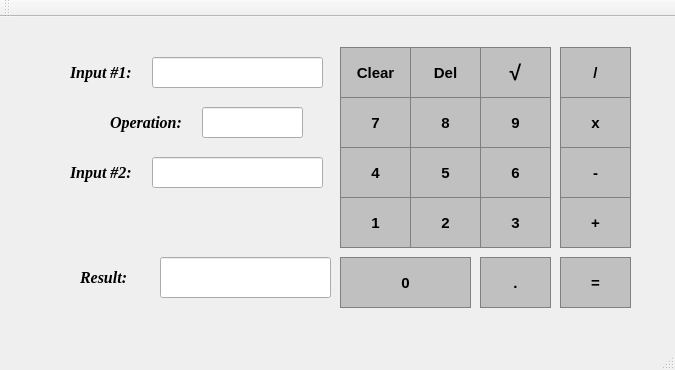
<?xml version="1.0" encoding="UTF-8"?>
<ui version="4.0">
 <class>Calculator</class>
 <widget class="QMainWindow" name="Calculator">
  <property name="geometry">
   <rect>
    <x>0</x>
    <y>0</y>
    <width>675</width>
    <height>370</height>
   </rect>
  </property>
  <property name="windowTitle">
   <string>Calculator</string>
  </property>
  <widget class="QWidget" name="centralWidget">
   <widget class="QPushButton" name="button7">
    <property name="geometry">
     <rect>
      <x>340</x>
      <y>80</y>
      <width>71</width>
      <height>51</height>
     </rect>
    </property>
    <property name="font">
     <font>
      <family>Arial</family>
      <pointsize>11</pointsize>
      <weight>75</weight>
      <bold>true</bold>
     </font>
    </property>
    <property name="autoFillBackground">
     <bool>false</bool>
    </property>
    <property name="styleSheet">
     <string notr="true">QPushButton {
	background-color: #C0C0C0;
	border: 1px solid gray;
	padding: px;
}

QPushButton:pressed {
	background-color: #808080;
	border: 1px solid gray;
	padding: px;
}

</string>
    </property>
    <property name="text">
     <string>7</string>
    </property>
    <property name="iconSize">
     <size>
      <width>20</width>
      <height>20</height>
     </size>
    </property>
    <property name="shortcut">
     <string>7</string>
    </property>
   </widget>
   <widget class="QPushButton" name="button8">
    <property name="geometry">
     <rect>
      <x>410</x>
      <y>80</y>
      <width>71</width>
      <height>51</height>
     </rect>
    </property>
    <property name="font">
     <font>
      <family>Arial</family>
      <pointsize>11</pointsize>
      <weight>75</weight>
      <bold>true</bold>
     </font>
    </property>
    <property name="autoFillBackground">
     <bool>false</bool>
    </property>
    <property name="styleSheet">
     <string notr="true">QPushButton {
	background-color: #C0C0C0;
	border: 1px solid gray;
	padding: px;
}

QPushButton:pressed {
	background-color: #808080;
	border: 1px solid gray;
	padding: px;
}

</string>
    </property>
    <property name="text">
     <string>8</string>
    </property>
    <property name="iconSize">
     <size>
      <width>20</width>
      <height>20</height>
     </size>
    </property>
    <property name="shortcut">
     <string>8</string>
    </property>
   </widget>
   <widget class="QPushButton" name="button6">
    <property name="geometry">
     <rect>
      <x>480</x>
      <y>130</y>
      <width>71</width>
      <height>51</height>
     </rect>
    </property>
    <property name="font">
     <font>
      <family>Arial</family>
      <pointsize>11</pointsize>
      <weight>75</weight>
      <bold>true</bold>
     </font>
    </property>
    <property name="autoFillBackground">
     <bool>false</bool>
    </property>
    <property name="styleSheet">
     <string notr="true">QPushButton {
	background-color: #C0C0C0;
	border: 1px solid gray;
	padding: px;
}

QPushButton:pressed {
	background-color: #808080;
	border: 1px solid gray;
	padding: px;
}

</string>
    </property>
    <property name="text">
     <string>6</string>
    </property>
    <property name="iconSize">
     <size>
      <width>20</width>
      <height>20</height>
     </size>
    </property>
    <property name="shortcut">
     <string>6</string>
    </property>
   </widget>
   <widget class="QPushButton" name="button3">
    <property name="geometry">
     <rect>
      <x>480</x>
      <y>180</y>
      <width>71</width>
      <height>51</height>
     </rect>
    </property>
    <property name="font">
     <font>
      <family>Arial</family>
      <pointsize>11</pointsize>
      <weight>75</weight>
      <bold>true</bold>
     </font>
    </property>
    <property name="autoFillBackground">
     <bool>false</bool>
    </property>
    <property name="styleSheet">
     <string notr="true">QPushButton {
	background-color: #C0C0C0;
	border: 1px solid gray;
	padding: px;
}

QPushButton:pressed {
	background-color: #808080;
	border: 1px solid gray;
	padding: px;
}

</string>
    </property>
    <property name="text">
     <string>3</string>
    </property>
    <property name="iconSize">
     <size>
      <width>20</width>
      <height>20</height>
     </size>
    </property>
    <property name="shortcut">
     <string>3</string>
    </property>
   </widget>
   <widget class="QLabel" name="label">
    <property name="geometry">
     <rect>
      <x>80</x>
      <y>240</y>
      <width>71</width>
      <height>41</height>
     </rect>
    </property>
    <property name="font">
     <font>
      <family>Times New Roman</family>
      <pointsize>12</pointsize>
      <weight>75</weight>
      <italic>true</italic>
      <bold>true</bold>
     </font>
    </property>
    <property name="text">
     <string>Result:</string>
    </property>
   </widget>
   <widget class="QLabel" name="label_2">
    <property name="geometry">
     <rect>
      <x>70</x>
      <y>140</y>
      <width>71</width>
      <height>31</height>
     </rect>
    </property>
    <property name="font">
     <font>
      <family>Times New Roman</family>
      <pointsize>12</pointsize>
      <weight>75</weight>
      <italic>true</italic>
      <bold>true</bold>
     </font>
    </property>
    <property name="text">
     <string>Input #2:</string>
    </property>
   </widget>
   <widget class="QPushButton" name="buttonEqual">
    <property name="geometry">
     <rect>
      <x>560</x>
      <y>240</y>
      <width>71</width>
      <height>51</height>
     </rect>
    </property>
    <property name="font">
     <font>
      <family>Arial</family>
      <pointsize>11</pointsize>
      <weight>75</weight>
      <bold>true</bold>
     </font>
    </property>
    <property name="autoFillBackground">
     <bool>false</bool>
    </property>
    <property name="styleSheet">
     <string notr="true">QPushButton {
	background-color: #C0C0C0;
	border: 1px solid gray;
	padding: px;
}

QPushButton:pressed {
	background-color: #808080;
	border: 1px solid gray;
	padding: px;
}

</string>
    </property>
    <property name="text">
     <string>=</string>
    </property>
    <property name="icon">
     <iconset theme="=">
      <normaloff>../../OneDrive/Pictures</normaloff>../../OneDrive/Pictures</iconset>
    </property>
    <property name="iconSize">
     <size>
      <width>20</width>
      <height>20</height>
     </size>
    </property>
    <property name="shortcut">
     <string>Enter</string>
    </property>
   </widget>
   <widget class="QLineEdit" name="result">
    <property name="geometry">
     <rect>
      <x>160</x>
      <y>240</y>
      <width>171</width>
      <height>41</height>
     </rect>
    </property>
    <property name="font">
     <font>
      <family>Times New Roman</family>
      <pointsize>14</pointsize>
      <weight>75</weight>
      <italic>false</italic>
      <bold>true</bold>
     </font>
    </property>
    <property name="layoutDirection">
     <enum>Qt::RightToLeft</enum>
    </property>
    <property name="autoFillBackground">
     <bool>false</bool>
    </property>
    <property name="text">
     <string/>
    </property>
    <property name="alignment">
     <set>Qt::AlignRight|Qt::AlignTrailing|Qt::AlignVCenter</set>
    </property>
    <property name="readOnly">
     <bool>true</bool>
    </property>
   </widget>
   <widget class="QPushButton" name="buttonSrt">
    <property name="geometry">
     <rect>
      <x>480</x>
      <y>30</y>
      <width>71</width>
      <height>51</height>
     </rect>
    </property>
    <property name="font">
     <font>
      <family>Arial</family>
      <pointsize>16</pointsize>
      <weight>75</weight>
      <bold>true</bold>
     </font>
    </property>
    <property name="autoFillBackground">
     <bool>false</bool>
    </property>
    <property name="styleSheet">
     <string notr="true">QPushButton {
	background-color: #C0C0C0;
	border: 1px solid gray;
	padding: px;
}

QPushButton:pressed {
	background-color: #808080;
	border: 1px solid gray;
	padding: px;
}

</string>
    </property>
    <property name="text">
     <string>√</string>
    </property>
    <property name="iconSize">
     <size>
      <width>20</width>
      <height>20</height>
     </size>
    </property>
   </widget>
   <widget class="QPushButton" name="button2">
    <property name="geometry">
     <rect>
      <x>410</x>
      <y>180</y>
      <width>71</width>
      <height>51</height>
     </rect>
    </property>
    <property name="font">
     <font>
      <family>Arial</family>
      <pointsize>11</pointsize>
      <weight>75</weight>
      <bold>true</bold>
     </font>
    </property>
    <property name="autoFillBackground">
     <bool>false</bool>
    </property>
    <property name="styleSheet">
     <string notr="true">QPushButton {
	background-color: #C0C0C0;
	border: 1px solid gray;
	padding: px;
}

QPushButton:pressed {
	background-color: #808080;
	border: 1px solid gray;
	padding: px;
}

</string>
    </property>
    <property name="text">
     <string>2</string>
    </property>
    <property name="iconSize">
     <size>
      <width>20</width>
      <height>20</height>
     </size>
    </property>
    <property name="shortcut">
     <string>2</string>
    </property>
   </widget>
   <widget class="QPushButton" name="buttonDiv">
    <property name="geometry">
     <rect>
      <x>560</x>
      <y>30</y>
      <width>71</width>
      <height>51</height>
     </rect>
    </property>
    <property name="font">
     <font>
      <family>Arial</family>
      <pointsize>11</pointsize>
      <weight>75</weight>
      <bold>true</bold>
     </font>
    </property>
    <property name="autoFillBackground">
     <bool>false</bool>
    </property>
    <property name="styleSheet">
     <string notr="true">QPushButton {
	background-color: #C0C0C0;
	border: 1px solid gray;
	padding: px;
}

QPushButton:pressed {
	background-color: #808080;
	border: 1px solid gray;
	padding: px;
}

</string>
    </property>
    <property name="text">
     <string>/</string>
    </property>
    <property name="iconSize">
     <size>
      <width>20</width>
      <height>20</height>
     </size>
    </property>
    <property name="shortcut">
     <string>/</string>
    </property>
    <property name="checkable">
     <bool>true</bool>
    </property>
   </widget>
   <widget class="QLabel" name="label_3">
    <property name="geometry">
     <rect>
      <x>70</x>
      <y>40</y>
      <width>71</width>
      <height>31</height>
     </rect>
    </property>
    <property name="font">
     <font>
      <family>Times New Roman</family>
      <pointsize>12</pointsize>
      <weight>75</weight>
      <italic>true</italic>
      <bold>true</bold>
     </font>
    </property>
    <property name="text">
     <string>Input #1:</string>
    </property>
   </widget>
   <widget class="QPushButton" name="button9">
    <property name="geometry">
     <rect>
      <x>480</x>
      <y>80</y>
      <width>71</width>
      <height>51</height>
     </rect>
    </property>
    <property name="font">
     <font>
      <family>Arial</family>
      <pointsize>11</pointsize>
      <weight>75</weight>
      <bold>true</bold>
     </font>
    </property>
    <property name="autoFillBackground">
     <bool>false</bool>
    </property>
    <property name="styleSheet">
     <string notr="true">QPushButton {
	background-color: #C0C0C0;
	border: 1px solid gray;
	padding: px;
}

QPushButton:pressed {
	background-color: #808080;
	border: 1px solid gray;
	padding: px;
}

</string>
    </property>
    <property name="text">
     <string>9</string>
    </property>
    <property name="iconSize">
     <size>
      <width>20</width>
      <height>20</height>
     </size>
    </property>
    <property name="shortcut">
     <string>9</string>
    </property>
   </widget>
   <widget class="QPushButton" name="buttonMinus">
    <property name="geometry">
     <rect>
      <x>560</x>
      <y>130</y>
      <width>71</width>
      <height>51</height>
     </rect>
    </property>
    <property name="font">
     <font>
      <family>Arial</family>
      <pointsize>11</pointsize>
      <weight>75</weight>
      <bold>true</bold>
     </font>
    </property>
    <property name="autoFillBackground">
     <bool>false</bool>
    </property>
    <property name="styleSheet">
     <string notr="true">QPushButton {
	background-color: #C0C0C0;
	border: 1px solid gray;
	padding: px;
}

QPushButton:pressed {
	background-color: #808080;
	border: 1px solid gray;
	padding: px;
}

</string>
    </property>
    <property name="text">
     <string>-</string>
    </property>
    <property name="iconSize">
     <size>
      <width>20</width>
      <height>20</height>
     </size>
    </property>
    <property name="shortcut">
     <string>-</string>
    </property>
   </widget>
   <widget class="QPushButton" name="buttonPlus">
    <property name="geometry">
     <rect>
      <x>560</x>
      <y>180</y>
      <width>71</width>
      <height>51</height>
     </rect>
    </property>
    <property name="font">
     <font>
      <family>Arial</family>
      <pointsize>11</pointsize>
      <weight>75</weight>
      <bold>true</bold>
     </font>
    </property>
    <property name="autoFillBackground">
     <bool>false</bool>
    </property>
    <property name="styleSheet">
     <string notr="true">QPushButton {
	background-color: #C0C0C0;
	border: 1px solid gray;
	padding: px;
}

QPushButton:pressed {
	background-color: #808080;
	border: 1px solid gray;
	padding: px;
}

</string>
    </property>
    <property name="text">
     <string>+</string>
    </property>
    <property name="icon">
     <iconset theme="+">
      <normaloff>../../OneDrive/Pictures</normaloff>../../OneDrive/Pictures</iconset>
    </property>
    <property name="iconSize">
     <size>
      <width>20</width>
      <height>20</height>
     </size>
    </property>
    <property name="shortcut">
     <string>+</string>
    </property>
   </widget>
   <widget class="QPushButton" name="button5">
    <property name="geometry">
     <rect>
      <x>410</x>
      <y>130</y>
      <width>71</width>
      <height>51</height>
     </rect>
    </property>
    <property name="font">
     <font>
      <family>Arial</family>
      <pointsize>11</pointsize>
      <weight>75</weight>
      <bold>true</bold>
     </font>
    </property>
    <property name="autoFillBackground">
     <bool>false</bool>
    </property>
    <property name="styleSheet">
     <string notr="true">QPushButton {
	background-color: #C0C0C0;
	border: 1px solid gray;
	padding: px;
}

QPushButton:pressed {
	background-color: #808080;
	border: 1px solid gray;
	padding: px;
}

</string>
    </property>
    <property name="text">
     <string>5</string>
    </property>
    <property name="iconSize">
     <size>
      <width>20</width>
      <height>20</height>
     </size>
    </property>
    <property name="shortcut">
     <string>5</string>
    </property>
   </widget>
   <widget class="QPushButton" name="buttonDel">
    <property name="geometry">
     <rect>
      <x>410</x>
      <y>30</y>
      <width>71</width>
      <height>51</height>
     </rect>
    </property>
    <property name="font">
     <font>
      <family>Arial</family>
      <pointsize>11</pointsize>
      <weight>75</weight>
      <bold>true</bold>
     </font>
    </property>
    <property name="autoFillBackground">
     <bool>false</bool>
    </property>
    <property name="styleSheet">
     <string notr="true">QPushButton {
	background-color: #C0C0C0;
	border: 1px solid gray;
	padding: px;
}

QPushButton:pressed {
	background-color: #808080;
	border: 1px solid gray;
	padding: px;
}

</string>
    </property>
    <property name="text">
     <string>Del</string>
    </property>
    <property name="iconSize">
     <size>
      <width>20</width>
      <height>20</height>
     </size>
    </property>
    <property name="shortcut">
     <string>Backspace</string>
    </property>
   </widget>
   <widget class="QLineEdit" name="input1">
    <property name="geometry">
     <rect>
      <x>152</x>
      <y>40</y>
      <width>171</width>
      <height>31</height>
     </rect>
    </property>
    <property name="font">
     <font>
      <family>Times New Roman</family>
      <pointsize>14</pointsize>
      <weight>75</weight>
      <italic>false</italic>
      <bold>true</bold>
     </font>
    </property>
    <property name="layoutDirection">
     <enum>Qt::RightToLeft</enum>
    </property>
    <property name="autoFillBackground">
     <bool>false</bool>
    </property>
    <property name="text">
     <string/>
    </property>
    <property name="alignment">
     <set>Qt::AlignRight|Qt::AlignTrailing|Qt::AlignVCenter</set>
    </property>
    <property name="readOnly">
     <bool>true</bool>
    </property>
   </widget>
   <widget class="QPushButton" name="button0">
    <property name="geometry">
     <rect>
      <x>340</x>
      <y>240</y>
      <width>131</width>
      <height>51</height>
     </rect>
    </property>
    <property name="font">
     <font>
      <family>Arial</family>
      <pointsize>11</pointsize>
      <weight>75</weight>
      <bold>true</bold>
     </font>
    </property>
    <property name="autoFillBackground">
     <bool>false</bool>
    </property>
    <property name="styleSheet">
     <string notr="true">QPushButton {
	background-color: #C0C0C0;
	border: 1px solid gray;
	padding: px;
}

QPushButton:pressed {
	background-color: #808080;
	border: 1px solid gray;
	padding: px;
}

</string>
    </property>
    <property name="text">
     <string>0</string>
    </property>
    <property name="iconSize">
     <size>
      <width>20</width>
      <height>20</height>
     </size>
    </property>
    <property name="shortcut">
     <string>0</string>
    </property>
   </widget>
   <widget class="QPushButton" name="button1">
    <property name="geometry">
     <rect>
      <x>340</x>
      <y>180</y>
      <width>71</width>
      <height>51</height>
     </rect>
    </property>
    <property name="font">
     <font>
      <family>Arial</family>
      <pointsize>11</pointsize>
      <weight>75</weight>
      <bold>true</bold>
     </font>
    </property>
    <property name="autoFillBackground">
     <bool>false</bool>
    </property>
    <property name="styleSheet">
     <string notr="true">QPushButton {
	background-color: #C0C0C0;
	border: 1px solid gray;
	padding: px;
}

QPushButton:pressed {
	background-color: #808080;
	border: 1px solid gray;
	padding: px;
}

</string>
    </property>
    <property name="text">
     <string>1</string>
    </property>
    <property name="iconSize">
     <size>
      <width>20</width>
      <height>20</height>
     </size>
    </property>
    <property name="shortcut">
     <string>1</string>
    </property>
   </widget>
   <widget class="QLabel" name="label_4">
    <property name="geometry">
     <rect>
      <x>110</x>
      <y>90</y>
      <width>81</width>
      <height>31</height>
     </rect>
    </property>
    <property name="font">
     <font>
      <family>Times New Roman</family>
      <pointsize>12</pointsize>
      <weight>75</weight>
      <italic>true</italic>
      <bold>true</bold>
     </font>
    </property>
    <property name="text">
     <string>Operation:</string>
    </property>
   </widget>
   <widget class="QLineEdit" name="input2">
    <property name="geometry">
     <rect>
      <x>152</x>
      <y>140</y>
      <width>171</width>
      <height>31</height>
     </rect>
    </property>
    <property name="font">
     <font>
      <family>Times New Roman</family>
      <pointsize>14</pointsize>
      <weight>75</weight>
      <italic>false</italic>
      <bold>true</bold>
     </font>
    </property>
    <property name="layoutDirection">
     <enum>Qt::RightToLeft</enum>
    </property>
    <property name="autoFillBackground">
     <bool>false</bool>
    </property>
    <property name="text">
     <string/>
    </property>
    <property name="alignment">
     <set>Qt::AlignRight|Qt::AlignTrailing|Qt::AlignVCenter</set>
    </property>
    <property name="readOnly">
     <bool>true</bool>
    </property>
   </widget>
   <widget class="QPushButton" name="buttonClear">
    <property name="geometry">
     <rect>
      <x>340</x>
      <y>30</y>
      <width>71</width>
      <height>51</height>
     </rect>
    </property>
    <property name="font">
     <font>
      <family>Arial</family>
      <pointsize>11</pointsize>
      <weight>75</weight>
      <bold>true</bold>
     </font>
    </property>
    <property name="autoFillBackground">
     <bool>false</bool>
    </property>
    <property name="styleSheet">
     <string notr="true">QPushButton {
	background-color: #C0C0C0;
	border: 1px solid gray;
	padding: px;
}

QPushButton:pressed {
	background-color: #808080;
	border: 1px solid gray;
	padding: px;
}

</string>
    </property>
    <property name="text">
     <string>Clear</string>
    </property>
    <property name="iconSize">
     <size>
      <width>20</width>
      <height>20</height>
     </size>
    </property>
    <property name="shortcut">
     <string>Esc</string>
    </property>
   </widget>
   <widget class="QPushButton" name="buttonMulti">
    <property name="geometry">
     <rect>
      <x>560</x>
      <y>80</y>
      <width>71</width>
      <height>51</height>
     </rect>
    </property>
    <property name="font">
     <font>
      <family>Arial</family>
      <pointsize>11</pointsize>
      <weight>75</weight>
      <bold>true</bold>
     </font>
    </property>
    <property name="autoFillBackground">
     <bool>false</bool>
    </property>
    <property name="styleSheet">
     <string notr="true">QPushButton {
	background-color: #C0C0C0;
	border: 1px solid gray;
	padding: px;
}

QPushButton:pressed {
	background-color: #808080;
	border: 1px solid gray;
	padding: px;
}

</string>
    </property>
    <property name="text">
     <string>x</string>
    </property>
    <property name="iconSize">
     <size>
      <width>20</width>
      <height>20</height>
     </size>
    </property>
    <property name="shortcut">
     <string>*</string>
    </property>
   </widget>
   <widget class="QPushButton" name="buttonDot">
    <property name="geometry">
     <rect>
      <x>480</x>
      <y>240</y>
      <width>71</width>
      <height>51</height>
     </rect>
    </property>
    <property name="font">
     <font>
      <family>Arial</family>
      <pointsize>11</pointsize>
      <weight>75</weight>
      <bold>true</bold>
     </font>
    </property>
    <property name="autoFillBackground">
     <bool>false</bool>
    </property>
    <property name="styleSheet">
     <string notr="true">QPushButton {
	background-color: #C0C0C0;
	border: 1px solid gray;
	padding: px;
}

QPushButton:pressed {
	background-color: #808080;
	border: 1px solid gray;
	padding: px;
}

</string>
    </property>
    <property name="text">
     <string>.</string>
    </property>
    <property name="iconSize">
     <size>
      <width>20</width>
      <height>20</height>
     </size>
    </property>
    <property name="shortcut">
     <string>.</string>
    </property>
   </widget>
   <widget class="QPushButton" name="button4">
    <property name="geometry">
     <rect>
      <x>340</x>
      <y>130</y>
      <width>71</width>
      <height>51</height>
     </rect>
    </property>
    <property name="font">
     <font>
      <family>Arial</family>
      <pointsize>11</pointsize>
      <weight>75</weight>
      <bold>true</bold>
     </font>
    </property>
    <property name="autoFillBackground">
     <bool>false</bool>
    </property>
    <property name="styleSheet">
     <string notr="true">QPushButton {
	background-color: #C0C0C0;
	border: 1px solid gray;
	padding: px;
}

QPushButton:pressed {
	background-color: #808080;
	border: 1px solid gray;
	padding: px;
}

</string>
    </property>
    <property name="text">
     <string>4</string>
    </property>
    <property name="iconSize">
     <size>
      <width>20</width>
      <height>20</height>
     </size>
    </property>
    <property name="shortcut">
     <string>4</string>
    </property>
   </widget>
   <widget class="QLineEdit" name="op">
    <property name="geometry">
     <rect>
      <x>202</x>
      <y>90</y>
      <width>101</width>
      <height>31</height>
     </rect>
    </property>
    <property name="font">
     <font>
      <family>Times New Roman</family>
      <pointsize>14</pointsize>
      <italic>false</italic>
     </font>
    </property>
    <property name="autoFillBackground">
     <bool>false</bool>
    </property>
    <property name="alignment">
     <set>Qt::AlignRight|Qt::AlignTrailing|Qt::AlignVCenter</set>
    </property>
    <property name="readOnly">
     <bool>true</bool>
    </property>
   </widget>
  </widget>
  <widget class="QMenuBar" name="menuBar">
   <property name="geometry">
    <rect>
     <x>0</x>
     <y>0</y>
     <width>675</width>
     <height>21</height>
    </rect>
   </property>
  </widget>
  <widget class="QToolBar" name="mainToolBar">
   <attribute name="toolBarArea">
    <enum>TopToolBarArea</enum>
   </attribute>
   <attribute name="toolBarBreak">
    <bool>false</bool>
   </attribute>
  </widget>
  <widget class="QStatusBar" name="statusBar"/>
 </widget>
 <layoutdefault spacing="6" margin="11"/>
 <resources/>
 <connections/>
</ui>
